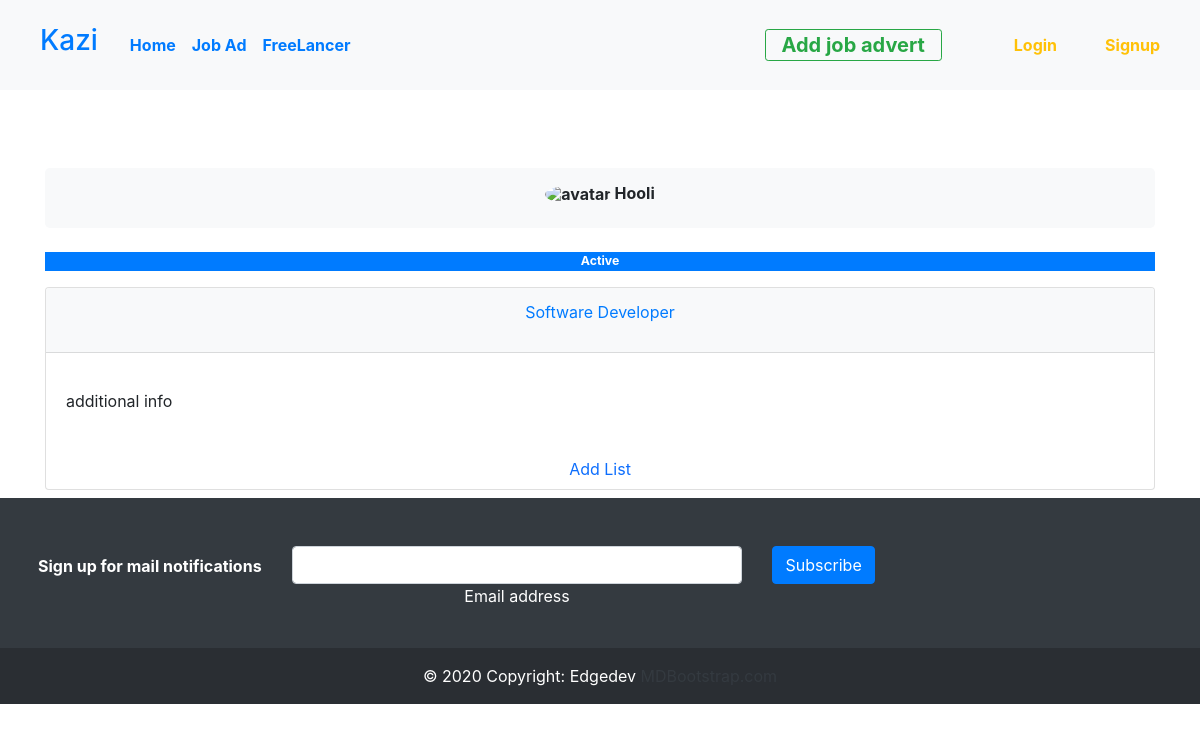
/jobs/view-job/1/, run on an earlier commit of the app's database.
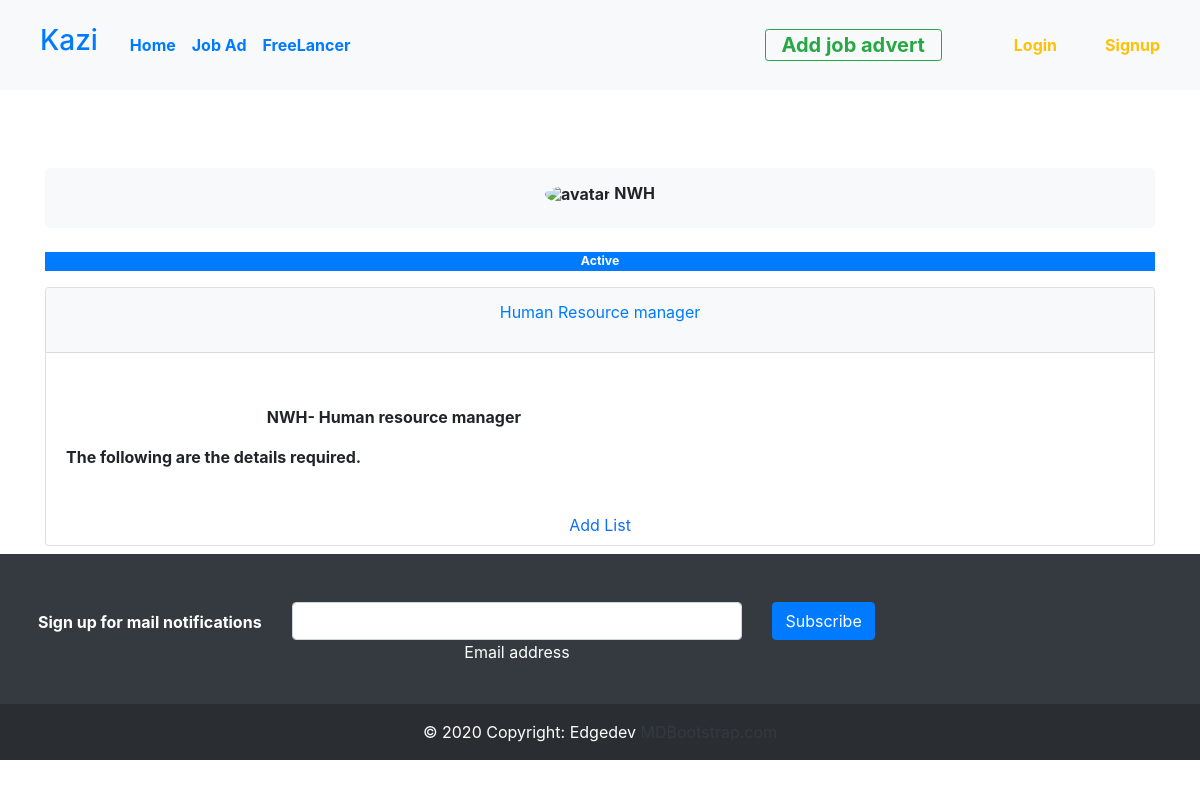
And on a later commit of the database.
### jobs/models.py (models this page shows, shortened)
class Jobs(models.Model):
    poster = models.ForeignKey(User_profile,on_delete=SET_NULL,null=True)
    Job_Title = models.CharField(max_length=200,verbose_name='enter Job title')
    Company_name = models.CharField(max_length=200,verbose_name='company name')
    Job_category = models. ForeignKey(jobCategory, on_delete= models.SET_NULL, null = True)
    short_description = models.TextField()
    job_description = RichTextField()
    date_added = models.DateField(auto_now_add=True)
    is_active = models.BooleanField(default= True)

### jobs/views.py (the view)
# urls.py: path('jobs/view-job/<str:pk>/', views.ViewJob, name = "view-job"),
def ViewJob(request,pk):
    job = Jobs.objects.get(id = pk)
    context = {'job':job}
    return render(request, 'job.html', context)

### jobs/templates/job.html (shortened to what this page needs)
{% extends 'main.html' %}
{% block content%}
<div class="home-container pt-5 mt-5">
    <div class="container pt-4 mt-5 py-2">
        <div class="row">
            <div class="col text-center">
              <nav aria-label="breadcrumb" class="bg-light rounded-3 p-3 mb-4">
                <h6 class="fw-bold"><img src="https://mdbcdn.b-cdn.net/img/Photos/new-templates/bootstrap-chat/ava3.webp" alt="avatar"
                    class="rounded-circle img-fluid" style="width: 20px;"> {{job.Company_name}}</h6>
              </nav>
            </div>
        </div>
        <div class="status">
            {% if job.is_active is True %}
            <p class="p-0 text-white bg-primary" style="font-size: .77rem;"> Active </p>
           {% else %}
            <p class=" p-0 text-danger bg-light "> Not hiring at the moment </p>
           {% endif %}
        </div>
        <div class="card">
            <div >
                <div class="card-header bg-light text-primary d-flex justify-content-evenly">
                    <p>{{job.Job_Title}}</p>
                </div>
                <div class="prod_view">
                    <div class="info">
                        <div class="card-body">
                                 <p>{{job.job_description|safe}}</p>
                        </div>
                        <div class="to_cart">
                            <a class="nav-item nav-link text-center" href="#"> Add List</a>
                        </div>
                    </div>
                </div>
            </div>
        </div>
    </div>
</div>
{% endblock %}

### jobs/templates/main.html (shortened to what this page needs)
<!DOCTYPE html>
<html lang="en">
<head>
    <link href="https://cdn.jsdelivr.net/npm/bootstrap@5.0.2/dist/css/bootstrap.min.css" rel="stylesheet">
    <link rel="stylesheet" href="https://stackpath.bootstrapcdn.com/bootstrap/4.1.3/css/bootstrap.min.css">
    <link rel="stylesheet" href="/richtexteditor/rte_theme_default.css" />
</head>
<body>
    {% include 'navbar.html' %}
    {% block content %}
    {% endblock %}
    <div class="main-container  ">
      <footer class="bg-dark text-center text-white text-lg-start">
        <div class="container p-0 px-2 py-2 pt-5  pb-0">
          <form action="">
            <div class="row">
              <div class="col-auto mb-0 mb-md-0">
                <p class="pt-2">
                  <strong>Sign up for mail notifications</strong>
                </p>
              </div>
              <div class="col-md-5 col-12 mb-4 mb-md-0">
                <div class="form-outline mb-4">
                  <input type="email" id="form5Example25" class="form-control" />
                  <label class="form-label" for="form5Example25">Email address</label>
                </div>
              </div>
              <div class="col-auto mb-4 mb-md-0">
                <button type="submit" class="btn btn-primary mb-4">
                  Subscribe
                </button>
              </div>
            </div>
          </form>
        </div>
        <div class="text-center p-3" style="background-color: rgba(0, 0, 0, 0.2);">
          © 2020 Copyright: Edgedev
          <a class="text-dark" href="https://mdbootstrap.com/">MDBootstrap.com</a>
        </div>
      </footer>
    </div>
</body>
</html>

### jobs/templates/navbar.html (shortened to what this page needs)
  <nav class="navbar navbar-expand-lg navbar-light fixed-top bg-light">
      <a class="nav-item nav-link" href="/"> <h3 class=" text-primary p-2 p-lg-2 text-center text-sm-start text-decoration-none"> Kazi </h3> </a>
      <div class="collapse navbar-collapse" id="navbarNavAltMarkup">
        <ul class="navbar-nav mr-auto">
          <li class="nav-item active">
            <a class="nav-link text-primary fw-bold" href="{% url 'home'%}">Home <span class="sr-only">(current)</span></a>
          </li>
          <li class="nav-item">
            <a class="nav-link text-primary fw-bold" href="{% url 'jobs' %}">Job Ad</a>
          </li>
          <li class="nav-item">
            <a class="nav-link text-primary fw-bold" href="{% url 'wall' %}">FreeLancer</a>
          </li>
        </ul>
        <div class="navbar-nav ">
          <button class="btn btn-sm btn-outline-success btn-pill transition-3d-hover px-2 p-0 mx-5"> <a class="nav-item nav-link fw-bold transition-3d-hover px-2 fs-5 text-success p-0 px-2 " href="{% url 'add-job' %}"> Add job advert </a></button>
        </div>
        {% if request.user.is_authenticated %}
        <p  class="nav-item   text-primary font-size-20 fw-bold m-2 my-lg-0"> <a href="{% url 'userprofile' %}"> {{request.user}} </a>  </p>
        <a href="{% url 'logout' %}" class="btn btn-outline-warning my-0 p-0 px-2 my-sm-0"> Log out </a>
        {% else %}
        <a href="{% url 'login' %}" class="nav-link link-warning m-2 fw-bold fs-6 rounded-3"> Login</a>
        <a href="{% url 'register' %}" class="nav-link link-warning m-2 fw-bold fs-6 rounded-3"> Signup</a>
        {% endif%}
      </div>
    </nav>

### jobs/templates/job.html (style rules this page uses)
.status { font-size: .77rem; font-weight: bold; text-align: center; }

### jobs/templates/main.html (style rules this page uses)
.main-container { background-color: #262626; margin: top 15px; ; }

What changed in the data, as far as the page shows it:
changed Jobs: Company_name "Hooli" → "NWH"; Job_Title "Software Developer" → "Human Resource manager"; job_description "additional info" → "NWH- Human resource manager The following are the details required."
